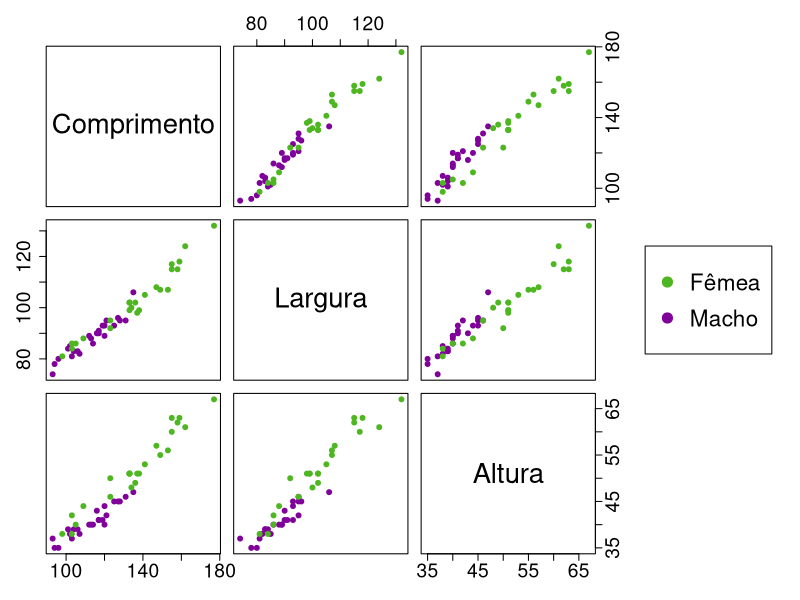
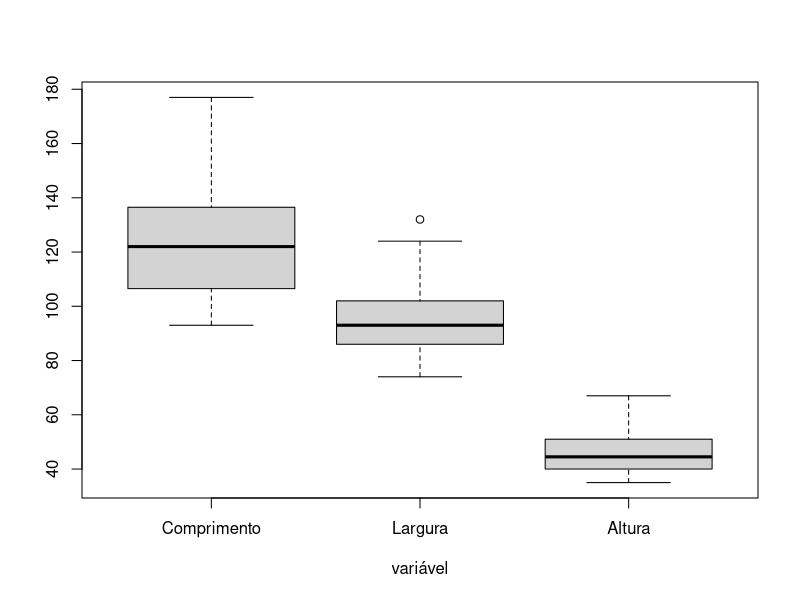
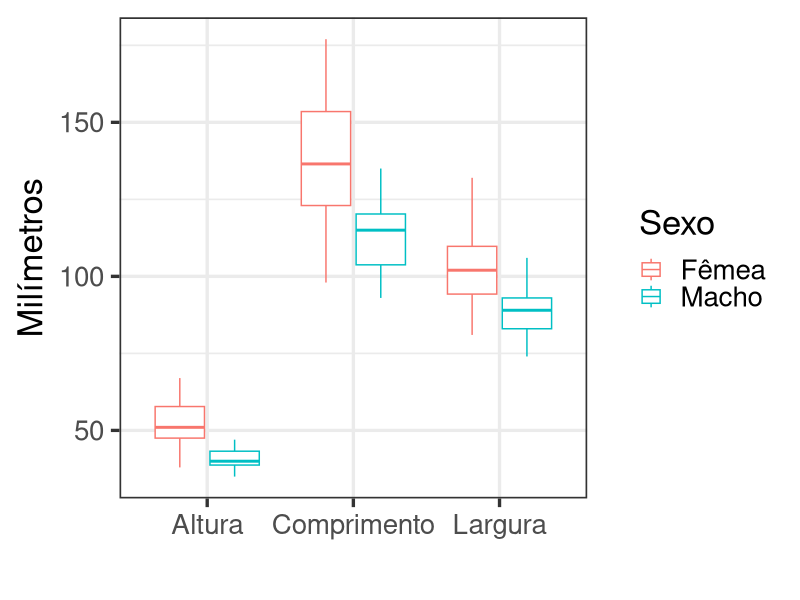
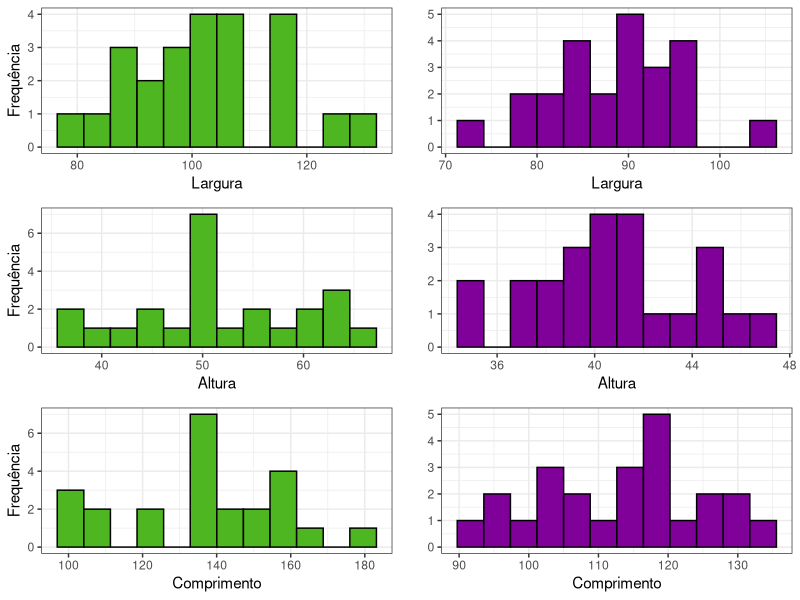
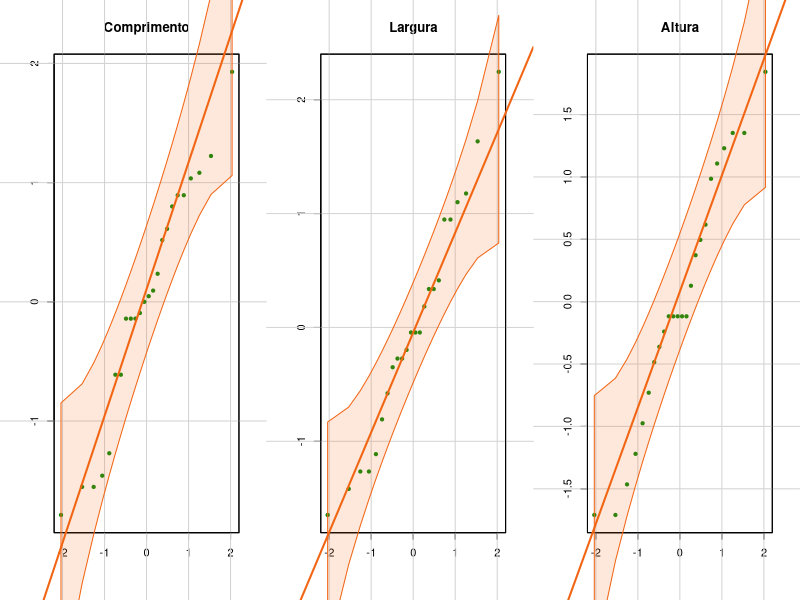
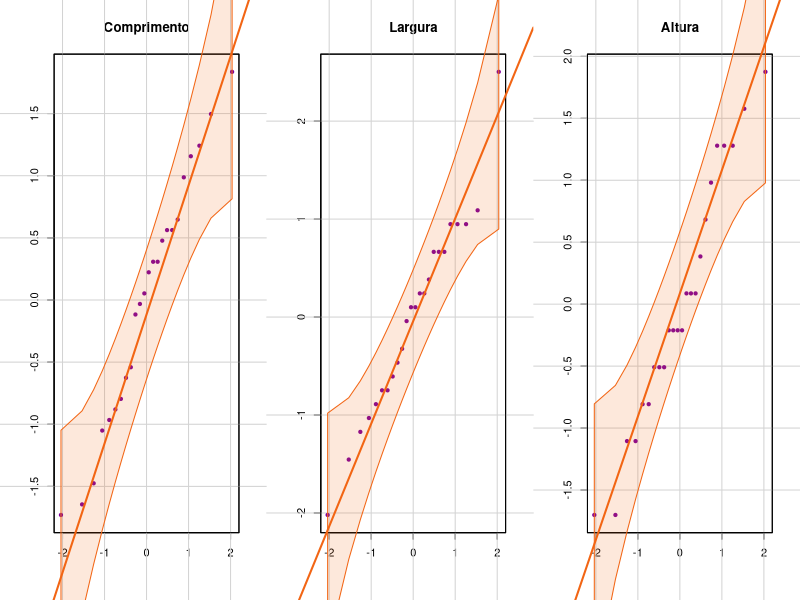
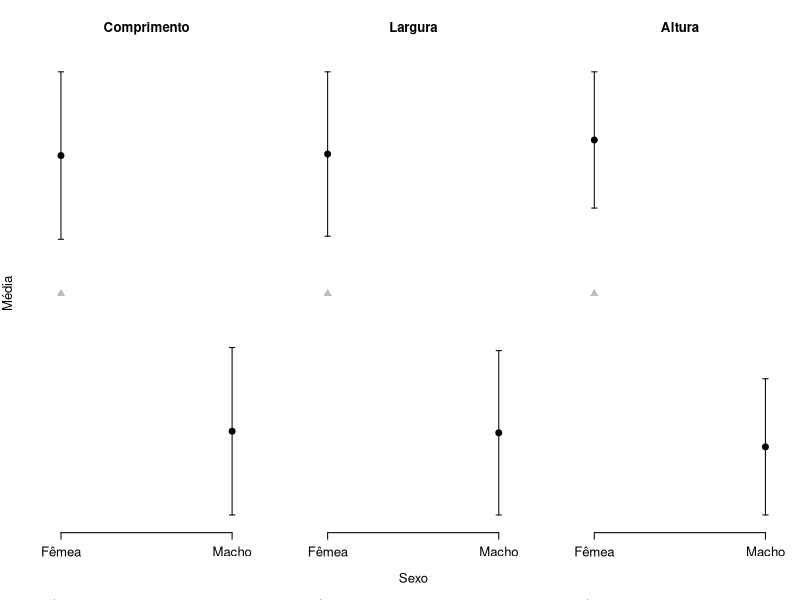
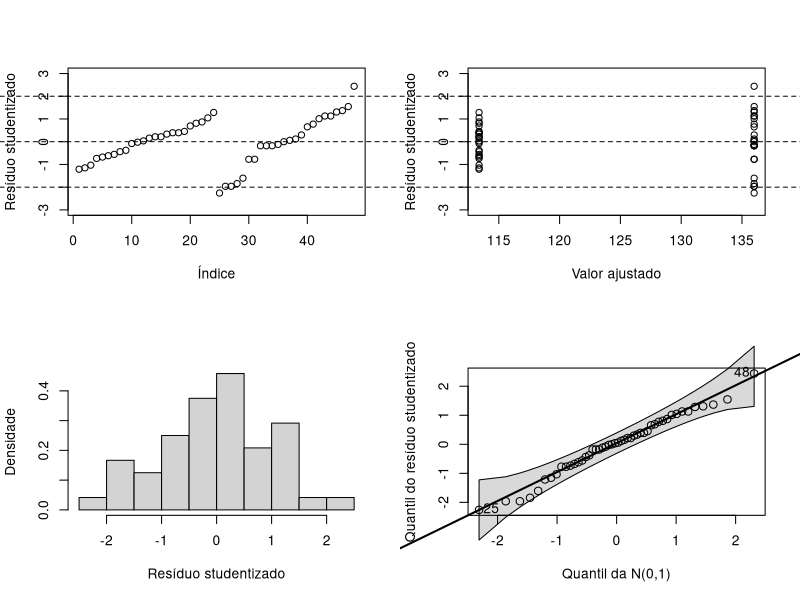

These figures' R source, in order:
library(tidyverse)
library(grid)
library(gridExtra)
library(car)
library(plotrix)

# Leitura dos dados
tartarugas <- read_csv("dados/tartarugas.csv")

# Transformando em factor
tartarugas$sex <- as.factor(tartarugas$sex)

# Mudando nomes das colunas
colnames(tartarugas) <- c("Comprimento", "Largura", "Altura", "Sexo")

################################################################################
############################# Analise Descritiva ###############################
################################################################################

# Variáveis sumárias
medados <-rbind(apply(tartarugas[1:3],2,mean),
                apply(tartarugas[1:3],2,var),
                apply(tartarugas[1:3],2,sd),
                100*apply(tartarugas[1:3],2,sd)/apply(tartarugas[1:3],2,mean),
                apply(tartarugas[1:3],2,min),
                apply(tartarugas[1:3],2,quantile,0.5),
                apply(tartarugas[1:3],2,max))
                
rownames(medados)<-c("Média","Var.","DP","CV(%)","Mínimo","Mediana","Máximo")
    
round(medados,2)

# Sumarias do grupo macho
round(rbind(apply(tartarugas[tartarugas[4]=="Macho",-4],2,mean),
            apply(tartarugas[tartarugas[4]=="Macho",-4],2,var),
            apply(tartarugas[tartarugas[4]=="Macho",-4],2,sd),
            100*apply(tartarugas[tartarugas[4]=="Macho",-4],2,sd)/
              apply(tartarugas[tartarugas[4]=="Macho",-4],2,mean),
            apply(tartarugas[tartarugas[4]=="Macho",-4],2,min),
            apply(tartarugas[tartarugas[4]=="Macho",-4],2,quantile,0.5),
            apply(tartarugas[tartarugas[4]=="Macho",-4],2,max)),2)

#Sumarias do grupo femêa
round(rbind(apply(tartarugas[tartarugas[4]=="Fêmea",-4],2,mean),
            apply(tartarugas[tartarugas[4]=="Fêmea",-4],2,var),
            apply(tartarugas[tartarugas[4]=="Fêmea",-4],2,sd),
            100*apply(tartarugas[tartarugas[4]=="Fêmea",-4],2,sd)/
              apply(tartarugas[tartarugas[4]=="Fêmea",-4],2,mean),
            apply(tartarugas[tartarugas[4]=="Fêmea",-4],2,min),
            apply(tartarugas[tartarugas[4]=="Fêmea",-4],2,quantile,0.5),
            apply(tartarugas[tartarugas[4]=="Fêmea",-4],2,max)),2)

# Gráfico de dispersão
par(mfrow=c(1,1))
pairs(tartarugas[1:3],
      col = c("#4DB620", "#80009A")[tartarugas$Sexo],  # Mudar cor por grupo
      pch = 19,                                        # Mudar pontos
      labels = c("Comprimento", "Largura", "Altura"), 
      cex.labels = 2.5,
      cex.axis = 1.75,
      oma=c(3,3,3,15))
par(xpd = TRUE)
legend("right", col = c("#4DB620", "#80009A"),
       pch = c(19,19), legend = c("Fêmea","Macho"),
       cex = 1.35)

# Boxplot geral
par(mfrow=c(1,1))
boxplot(tartarugas[1:3],xlab="variável")

# Boxplot por sexo
tartarugas %>% gather("a", "b", -Sexo) %>%
  ggplot(aes(x=a, y=b, color=Sexo))+
  geom_boxplot()+
  labs(
    x = "",
    y = "Milímetros",
    color = "Sexo"
  ) +
  theme_bw(base_size = 25)

g_legend <- function(a.gplot){
  tmp <- ggplot_gtable(ggplot_build(a.gplot))
  leg <- which(sapply(tmp$grobs, function(x) x$name) == "guide-box")
  legend <- tmp$grobs[[leg]]
  return(legend)
}
p1 <- tartarugas %>% ggplot()+
  geom_histogram(aes(Largura, fill=Sexo), bins=12, col="black")+
  labs(y = "")+
  theme_bw()
mylegend<-g_legend(p1)

# Histogramas
grid.arrange(
  tartarugas %>% filter(Sexo == "Fêmea") %>%
    ggplot()+
    geom_histogram(aes(Largura), fill="#4DB620", bins=12, col="black")+
    labs(y = "Frequência")+
    theme_bw(), 
  tartarugas %>% filter(Sexo == "Macho") %>%
    ggplot()+
    geom_histogram(aes(Largura), fill="#80009A", bins=12, col="black")+
    labs(y = "")+
    theme_bw(),
  tartarugas %>% filter(Sexo == "Fêmea") %>%
    ggplot()+
    geom_histogram(aes(Altura), fill="#4DB620", bins=12, col="black")+
    labs(y = "Frequência")+
    theme_bw(),
  tartarugas %>% filter(Sexo == "Macho") %>%
    ggplot()+
    geom_histogram(aes(Altura), fill="#80009A", bins=12, col="black")+
    labs(y = "")+
    theme_bw(),
  tartarugas %>% filter(Sexo == "Fêmea")%>% 
    ggplot()+
    geom_histogram(aes(Comprimento), fill="#4DB620", bins=12, col="black")+
    labs(y = "Frequência")+
    theme_bw(),
  tartarugas %>% filter(Sexo == "Macho")%>% 
    ggplot()+
    geom_histogram(aes(Comprimento), fill="#80009A", bins=12, col="black")+
    labs(y = "")+
    theme_bw(),
  nrow=3, ncol=2
)

# Gráfico Q-Q
par(mfrow=c(1,3))
for(i in 1:3){
  qqPlot(scale((tartarugas %>% filter(Sexo == "Fêmea"))[i]),dist="norm", id=F,
         mean=0,sd=1,col.lines="#F26514",pch = 19, col="#108A0C", xlab = "",
         main=colnames((tartarugas %>% filter(Sexo == "Fêmea")))[i], ylab = "")
}

par(mfrow=c(1,3))
for(i in 1:3){
  qqPlot(scale((tartarugas %>% filter(Sexo == "Macho"))[i]),dist="norm", id=F,
         mean=0,sd=1,col.lines="#F26514",pch = 19, col="#80009A", xlab = "",
         main=colnames((tartarugas %>% filter(Sexo == "Fêmea")))[i], ylab = "")
}

################################################################################
############################## Analise Inferencial #############################
################################################################################

# definindo funções do prof. Caio

# m_X_completa: matriz de dados de todos os grupos
# v_grupos: vetor indicar de grupos
# v_n: vetor com tamanhos amostrais em cada grupo
# G: número de grupos

Box_teste_Igual_MCov<-function(m_X_completa,v_grupos,v_n,G)
{
  # v_grupos (1,2,3...)
  # m_X_completa : matriz de dados com todos os grupos
  grupo <- 1
  p<- ncol(m_X_completa)
  m_X_k <- m_X_completa[v_grupos==grupo,]
  Sigma_k <- cov(m_X_k)
  m_Sigma_completa <- cbind(grupo,Sigma_k)
  Sigma_P <- (v_n[grupo]-1)*Sigma_k # estimativa ponderada
  aux_k_1 <- (v_n[grupo] - 1)*log(det(Sigma_k))
  grupo <- grupo + 1
  for (i in 2:G)
  {
    m_X_k <- m_X_completa[v_grupos==grupo,] # pegar os dados referentes ao grupo i
    Sigma_k <- cov(m_X_k)
    m_Sigma_completa <- rbind(m_Sigma_completa,cbind(grupo,Sigma_k))
    Sigma_P <- Sigma_P + (v_n[grupo]-1)*Sigma_k # estimativa ponderada
    aux_k_1 <- aux_k_1 + (v_n[grupo] - 1)*log(det(Sigma_k))
    grupo <- grupo + 1
  }
  Sigma_P <- Sigma_P/(sum(v_n)-G)
  
  # Estatística de ajuste
  aux_u <- (sum(1/(v_n - 1)) - 
              (1/(sum(v_n - 1))))*(2*p^2 + 3*p - 1)/(6*(p+1)*(G-1))
  Q_B <-  (1 - aux_u)*(sum(v_n-1)*log(det(Sigma_P)) - aux_k_1)
  aux.v <- 0.5*p*(p+1)*(G-1)
  e_nd_QB <- 1 - pchisq(Q_B,aux.v)
  cat("Estatística do Teste: ", Q_B, "\n")
  cat("nível descritivo: ",e_nd_QB,"\n")
  cat("Matrizes de Covariâncias por grupo: \n")
  print(m_Sigma_completa)
  Sigma_P <-as.matrix(data.frame(Sigma_P))
  list(Sigma_P=Sigma_P)
} # fim fa função


# mY: matriz de dados
# fit_model: ajuste da função lm

mSigmareg <- function(mY,fit_model)
{
  mX <- as.matrix(model.matrix(fit_model))
  q <- ncol(mX)
  p<-ncol(mY)
  n <- nrow(mY)
  mB <- matrix(coef(fit_model),q,p)
  mSigma <- t(as.matrix(mY-mX%*%mB))%*%(as.matrix(mY-mX%*%mB))/(n-q)
  return(mSigma)
}

# mY: matriz de dados
# fit_model: ajuste da função lm
# gama: nível de confiança

estim_par_MRNLM <- function(mY,fit_model,gama)
  
{
  
  vbeta <- c(t(coef(fit_model)))
  mSigma<-mSigmareg(mY,fit_model)
  mX <-as.matrix(model.matrix(fit_model))
  n<-nrow(mX)
  q<-ncol(mX)
  mSigmabeta <- kronecker(solve(t(mX)%*%mX),mSigma)
  epbeta<-sqrt(diag(mSigmabeta))
  et <- qt(0.5*(1+gama),df=n-q)
  LIIC <- vbeta-et*epbeta
  LSIC <- vbeta+et*epbeta
  estt <- vbeta/epbeta
  pvalor <- 2*(1-pt(abs(estt),df=n-q))
  #
  mresult <- cbind(vbeta,epbeta,LIIC,LSIC,estt,pvalor)
  return(mresult)
  
  
}

# fit_model: ajuste da função manova
# m_Sigma_P: matriz de variâncias e covariâncias estimada via modelo
# p: número de variáveis
# q: número de parâmetros por variável
# m_C,m_U,m_M: matrizes de interesse

Teste_CBU_M<-function(fit_model,m_Sigma_P,p,q,m_C,m_U,m_M)
{
  m_B <- matrix(coef(fit_model),q,p)
  v_beta <- matrix(t(m_B))
  m_X <- model.matrix(fit_model)
  m_Ca <- kronecker(m_C,t(m_U))
  m_Ma <- matrix(t(m_M))
  v_theta <- m_Ca%*%v_beta - m_Ma
  m_Sigmabeta <- kronecker(solve(t(m_X)%*%m_X),m_Sigma_P)
  estat <- t(v_theta)%*%solve(m_Ca%*%(m_Sigmabeta)%*%t(m_Ca))%*%v_theta
  p_valor <- 1-pchisq(estat,df=nrow(m_C)*ncol(m_U))
  cat("Estatistica Qui-quadrado = ",round(estat,2),"\n")
  cat("pvalor = ",round(p_valor,4),"\n")
  cat("Matriz C :","\n")
  print(m_C)
  cat("Matriz U :","\n")
  print(m_U)
  cat("Matriz M :","\n")
  print(m_M)
}

###################################
# mY: matriz de dados
# mresult: resultado da função manova
# var: escolha da variável (1,2,..)
# typeresid:
# univariate (RS-veja slides)
# multivariate (RSM-veja slides)
# wplot:
# diagnostics: quatro gráficos
# envelope: gráfico de envelope

gen_graf_resid<-function(mY,mresult,var,typeresid,wplot)
{
  mresiduo <- mresult$residuals
  mbeta <- coef(mresult) 
  mX <- as.matrix(model.matrix(mresult))
  n <- nrow(mX)
  p <- ncol(mbeta)
  q <- nrow(mbeta)
  mSigma<-t(mY-mX%*%mbeta)%*%(mY-mX%*%mbeta)/(n-q)
  if (typeresid == "univariate")
  {
    auxres <- diag((diag(n) - mX%*%solve(t(mX)%*%mX)%*%t(mX)))
    mresiduo <- mresiduo/(sqrt((matrix(auxres,n,p))%*%diag(diag(mSigma))))
  }
  else if (typeresid == "multivariate")
  {
    mresiduo <- t(solve(t(chol(mSigma)))%*%t(mresiduo))
  }
  mfit <- fitted.values(mresult)
  #
  if (wplot == "diagnostics")
  {
    par(mfrow =c(2,2))
    plot(mresiduo[,var],
         ylim=c(min(-3,min(mresiduo[,var])),max(3,max(mresiduo[,var]))),
         xlab="Índice",ylab="Resíduo studentizado")
    abline(-2,0,lty=2)
    abline(2,0,lty=2)
    abline(0,0,lty=2)
    #
    plot(mfit[,var],mresiduo[,var],
         ylim=c(min(-3,min(mresiduo[,var])),max(3,max(mresiduo[,var]))),
         xlab="Valor ajustado",ylab="Resíduo studentizado")
    abline(-2,0,lty=2)
    abline(2,0,lty=2)
    abline(0,0,lty=2)
    #
    hist(mresiduo[,var],probability=TRUE,xlab="Resíduo studentizado",
         main="",ylab="Densidade")
    #
    qqPlot((mresiduo[,var]),dist="norm",mean=0,sd=1,col.lines=1,
           grid="FALSE",xlab="Quantil da N(0,1)",
           ylab=paste("Quantil do resíduo studentizado"),cex=1.2)
  }
  
  else if (wplot == "envelope")
  {
    par(mfrow =c(1,1))
    qqPlot((mresiduo[,var]),dist="norm",mean=0,sd=1,col.lines=1,
           grid="FALSE",xlab="quantil da N(0,1)",
           ylab=paste("quantil do resíduo studentizado"),cex=1.2)
  }
}

# mY: matriz de dados
# mresult: resultado da função manova

gen_graf_resid_quad_form<-function(mY,mresult)
{
  mresiduo <- mresult$residuals
  mbeta <- coef(mresult) 
  mX <- as.matrix(model.matrix(mresult))
  n <- nrow(mX)
  p <- ncol(mbeta)
  q <- nrow(mbeta)
  mSigma<-t(mY-mX%*%mbeta)%*%(mY-mX%*%mbeta)/(n-q)
  vmu<- apply(mresiduo,2,mean)
  #vresid <- n*apply(((mresiduo-vmu)*(mresiduo-vmu)%*%solve(mSigma)),1,sum)
  vresid <- n*mahalanobis(mresiduo,center=vmu,cov=mSigma)
  #vresid<- #(n-nvar)*vresid/((n-1)*n)
  nvar <- length(vmu)
  n <- length(vresid)
  #  qqPlot(vresid,dist="chisq",df=nvar,col.lines=1,grid="FALSE",xlab="quantil da distribuição qui-quadrado",ylab="quantil da forma quadrática",cex=1.2,id.cex=1.2)
  mX <- model.matrix(mresult)
  vresidA <- matrix(0,n,1)
  #mident <- diag(1,p)
  for (i in 1:n)
  {
    mXi <- rbind(mX[i,])
    mYi <- rbind(mY[i,])
    Ai <- 1 - mXi%*%solve(t(mX)%*%mX)%*%t(mXi)
    vresidA[i] <- (Ai^(-2))*mYi%*%solve(mSigma)%*%t(mYi)
  }
  par(mfrow =c(1,1))
  qqPlot(vresidA,dist="chisq",df=nvar,col.lines=1,grid="FALSE",
         xlab="quantil da distribuição qui-quadrado",
         ylab="quantil da forma quadrática",cex=1.2)
  
}  


###################################
# Análise de variância Multivariada

#p=3
#G<-2

# Teste de iguldade das matrizes de covariância
m_Sigma_P<-Box_teste_Igual_MCov(tartarugas[-4],
                                cbind(as.numeric(unlist(tartarugas$Sexo))),
                                rbind(24,24), 2)$Sigma_P
#

# Comparação dos vetores de médias
fit_model <- manova(as.matrix(tartarugas[-4]) ~ tartarugas$Sexo)
summary.manova(fit_model,test="Wilks")
summary.manova(fit_model,test="Pillai")
summary.manova(fit_model,test="Hotelling-Lawley")
summary.manova(fit_model,test="Roy")

summary.aov(fit_model)
fit_modelLM <- lm(as.matrix(tartarugas[-4]) ~ tartarugas$Sexo)
summary(fit_modelLM)

# Matriz de variâncias e covariâncias via modelo
mSigmareg(tartarugas[-4],fit_modelLM)

# Estimativa dos parâmetros
estim_par_MRNLM(tartarugas[-4],fit_modelLM,0.95)


########################
# Comparações múltiplas

# Variável Comprimento
Teste_CBU_M(fit_model,m_Sigma_P,p = 3,q = 2, 
            m_C = cbind(0,1), m_U = rbind(1,0,0) ,m_M = 0)

# Variável Largura
Teste_CBU_M(fit_model,m_Sigma_P,p = 3,q = 2,
            m_C = cbind(0,1),m_U = rbind(0,1,0), m_M = 0)
#
# Variável Altura
Teste_CBU_M(fit_model,m_Sigma_P,p = 3,q = 2,
            m_C = cbind(0,1),m_U = rbind(0,0,1), m_M = 0)

# Médias preditas pelo modelo
m_B <- matrix(coef(fit_model),2,3)
v_beta <- matrix(t(m_B))
m_X <- model.matrix(fit_model)
m_Sigmabeta <- kronecker(solve(t(m_X)%*%m_X),m_Sigma_P)
# Comprimento
m_mu_comp <- rbind(rbind(c(1, rep(0,5))),
                   rbind(c(1, 0, 0, 1, 0, 0)))
m_pre_comp <- m_mu_comp%*%v_beta
m_ep_comp <-  sqrt(diag(m_mu_comp%*%m_Sigmabeta%*%t(m_mu_comp)))
m_IC_comp <- cbind(m_pre_comp-1.96*m_ep_comp,m_pre_comp+1.96*m_ep_comp)
# Largura
m_mu_lag <- rbind(rbind(c(0, 1, rep(0,4))),
                  rbind(c(0, 1, 0, 0, 1, 0)))
m_pre_lag <- m_mu_lag%*%v_beta
m_ep_lag <-  sqrt(diag(m_mu_lag%*%m_Sigmabeta%*%t(m_mu_lag)))
m_IC_lag <- cbind(m_pre_lag-1.96*m_ep_lag,m_pre_lag+1.96*m_ep_lag)
# Altura
m_mu_alt <- rbind(rbind(c(0, 0, 1, 0, 0, 0)),
                  rbind(c(0, 0, 1, 0, 0, 1)))
m_pre_alt <- m_mu_alt%*%v_beta
m_ep_alt <-  sqrt(diag(m_mu_alt%*%m_Sigmabeta%*%t(m_mu_alt)))
m_IC_alt <- cbind(m_pre_alt-1.96*m_ep_alt,m_pre_alt+1.96*m_ep_alt)

#
par(mfrow=c(1,3))
plotCI(m_pre_comp,ui=m_IC_comp[,2],li=m_IC_comp[,1],axes=FALSE,xlab="",
       ylab="Média",pch=19,cex=1.2,cex.lab=1.2,cex.axis=1.2,main="Comprimento")
lines(mean(tartarugas$Comprimento),pch=17,col="gray",cex=1.2,type="p")
axis(2,seq(4,7,0.2),cex.axis=1.2)
axis(1,1:2,c("Fêmea","Macho"),cex.axis=1.2)
#
plotCI(m_pre_lag,ui=m_IC_lag[,2],li=m_IC_lag[,1],axes=FALSE,xlab="Sexo",
       ylab="",pch=19,cex=1.2,cex.lab=1.2,cex.axis=1.2,main="Largura")
lines(mean(tartarugas$Largura),pch=17,col="gray",cex=1.2,type="p")
axis(2,seq(2,4,0.2),cex.axis=1.2)
axis(1,1:2,c("Fêmea","Macho"),cex.axis=1.2)
#
plotCI(m_pre_alt,ui=m_IC_alt[,2],li=m_IC_alt[,1],axes=FALSE,xlab="",
       ylab="",pch=19,cex=1.2,cex.lab=1.2,cex.axis=1.2,main="Altura")
lines(mean(tartarugas$Altura),pch=17,col="gray",cex=1.2,type="p")
axis(2,seq(1,6,0.2),cex.axis=1.2)
axis(1,1:2,c("Fêmea","Macho"),cex.axis=1.2)


# Resíduos univariados


# Comprimento
gen_graf_resid(as.matrix(tartarugas[-4]),fit_model, 1,
               "univariate","diagnostics")

# Largura
gen_graf_resid(as.matrix(tartarugas[-4]),fit_model, 2,
               "univariate","diagnostics")

# Altura
gen_graf_resid(as.matrix(tartarugas[-4]),fit_model, 3,
               "univariate","diagnostics")


# Zoom nos envelopes

# Comprimento
gen_graf_resid(as.matrix(tartarugas[-4]),fit_model, 1,
               "univariate","envelope")

# Largura
gen_graf_resid(as.matrix(tartarugas[-4]),fit_model, 2,
               "univariate","envelope")

# Altura
gen_graf_resid(as.matrix(tartarugas[-4]),fit_model, 3,
               "univariate","envelope")


# Resíduos multivariados


# Comprimento
gen_graf_resid(as.matrix(tartarugas[-4]),fit_model, 1,
               "multivariate","diagnostics")

# Largura
gen_graf_resid(as.matrix(tartarugas[-4]),fit_model, 2,
               "multivariate","diagnostics")

# Altura
gen_graf_resid(as.matrix(tartarugas[-4]),fit_model, 3,
               "multivariate","diagnostics")



# Comprimento
gen_graf_resid(as.matrix(tartarugas[-4]),fit_model, 1,
               "multivariate","envelope")

# Largura
gen_graf_resid(as.matrix(tartarugas[-4]),fit_model, 2,
               "multivariate","envelope")

# Altura
gen_graf_resid(as.matrix(tartarugas[-4]),fit_model, 3,
               "multivariate","envelope")



# Resíduo baseado na distância Mahalanobis
gen_graf_resid_quad_form(as.matrix(tartarugas[-4]),fit_model)
